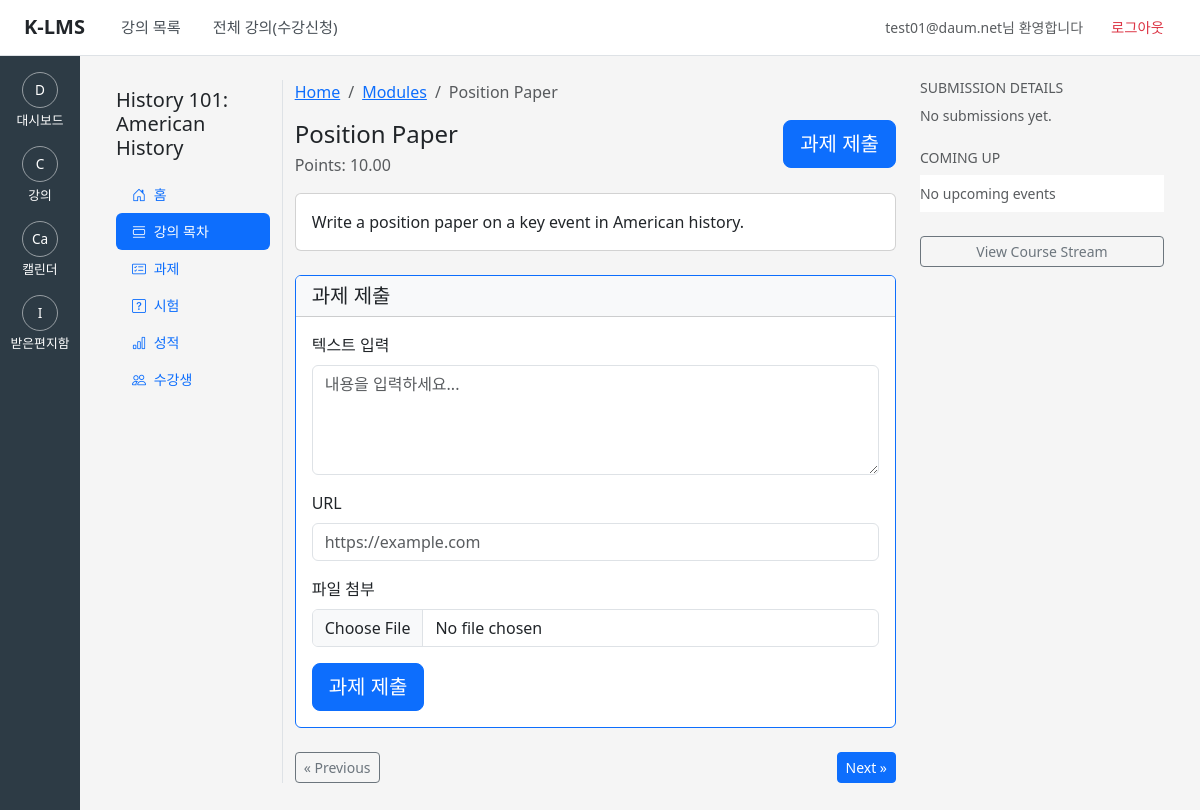
The page /api/core/courses/1/items/2/ (signed in) on the database its author committed.
### core/models.py (models this page shows, shortened)
class User(AbstractUser):
    email = models.EmailField(
        unique=True,
        blank=False,
        null=False,
        help_text="로그인 및 알림에 사용되는 기본 이메일 (시스템 전역 유일)",
    )
    sis_id = models.CharField(
        max_length=64,
        unique=True,
        null=True,
        blank=True,
        help_text="SIS 학번/사번. 없을 수도 있지만, 있으면 유일해야 함.",
    )
    avatar_url = models.URLField(
        max_length=500,
        null=True,
        blank=True,
        help_text="사용자 프로필 사진 URL",
    )
    time_zone = models.CharField(
        max_length=50,
        default="UTC",
        help_text="사용자 선호 타임존 (예: UTC, Asia/Seoul)",
    )
    class Meta:
        verbose_name = "User"
        verbose_name_plural = "Users"

### courses/models.py (models this page shows, shortened)
class Course(models.Model):
    account = models.ForeignKey(
        Account,
        related_name="courses",
        on_delete=models.CASCADE,
        help_text="이 강의가 속한 계정(또는 하위 계정)",
    )
    term = models.ForeignKey(
        Term,
        related_name="courses",
        on_delete=models.PROTECT,
        help_text="이 강의가 열리는 학기",
    )
    name = models.CharField(max_length=255)
    course_code = models.CharField(
        max_length=50,
        help_text="강의 코드(예: CS101, ENG-202 등)",
    )
    is_public = models.BooleanField(
        default=False,
        help_text="공개 강의 여부 (예: 카탈로그에 노출할지 여부)",
    )
    class Meta:
        verbose_name = "Course"
        verbose_name_plural = "Courses"

class Assignment(models.Model):
    course = models.ForeignKey(
        Course,
        related_name="assignments",
        on_delete=models.CASCADE,
        help_text="이 과제가 속한 강의",
    )
    title = models.CharField(max_length=255)
    description = models.TextField(
        help_text="과제 설명 (리치 텍스트 / HTML 등)",
    )
    points_possible = models.DecimalField(
        max_digits=5,
        decimal_places=2,
        help_text="배점 (소수점 둘째 자리까지, 예: 100.00, 10.50)",
    )
    due_at = models.DateTimeField(
        null=True,
        blank=True,
        help_text="마감일",
    )
    unlock_at = models.DateTimeField(
        null=True,
        blank=True,
        help_text="과제를 열어두는 시작 시각",
    )
    lock_at = models.DateTimeField(
        null=True,
        blank=True,
        help_text="과제가 완전히 닫히는 시각",
    )
    submission_types = models.JSONField(
        default=list,
        blank=True,
        help_text=(
            "허용되는 제출 유형 리스트. "
            "예: ['online_text_entry', 'online_upload', 'online_url', "
            "'media_recording', 'none']"
        ),
    )
    grading_type = models.CharField(
        max_length=20,
        choices=GradingType.choices,
        default=GradingType.POINTS,
        help_text="채점 방식 (pass_fail, percent, letter_grade, points)",
    )
    published = models.BooleanField(
        default=False,
        help_text="학생에게 과제가 공개되었는지 여부",
    )
    created_at = models.DateTimeField(auto_now_add=True)
    updated_at = models.DateTimeField(auto_now=True)
    class Meta:
        verbose_name = "Assignment"
        verbose_name_plural = "Assignments"
        ordering = ["course", "due_at", "id"]

### core/views.py (the view)
@login_required
def module_item_detail(request, course_id: int, item_id: int):
    course = get_object_or_404(Course, id=course_id)
    module_item = get_object_or_404(
        ModuleItem, id=item_id, module__course=course
    )
    content = module_item.content_object
    prev_item, next_item = _get_sequence_neighbors(course, module_item)
    latest_submission = None
    if request.user.is_authenticated and isinstance(content, Assignment):
        latest_submission = (
            Submission.objects.filter(assignment=content, user=request.user)
            .order_by("-attempt", "-submitted_at", "-id")
            .first()
        )
    prev_item_url = (
        reverse("module_item_detail", args=[course.id, prev_item.id])
        if prev_item
        else None
    )
    next_item_url = (
        reverse("module_item_detail", args=[course.id, next_item.id])
        if next_item
        else None
    )
    is_teacher = (
        request.user.is_authenticated
        and (
            request.user.is_staff
            or _user_is_teacher_for_course(request.user, course)
        )
    )
    context_base = {
        "course": course,
        "module_item": module_item,
        "prev_item_url": prev_item_url,
        "next_item_url": next_item_url,
        "active_tab": "modules",
        "latest_submission": latest_submission,
        "is_teacher": is_teacher,
    }
    if isinstance(content, Page):
        context = {
            **context_base,
            "page": content,
        }
        template_name = "courses/course_page.html"
    elif isinstance(content, Assignment):
        context = {
            **context_base,
            "assignment": content,
        }
        template_name = "courses/assignment_detail.html"
    else:
        context = {
            **context_base,
            "object": content,
        }
        template_name = "courses/course_page.html"
    return render(request, template_name, context)

### core/views.py (called while the page is built)
def _get_sequence_neighbors(course: Course, current_item: ModuleItem):
    items = list(
        ModuleItem.objects.filter(module__course=course)
        .select_related("module")
        .order_by("module__position", "module_id", "position", "id")
    )
    prev_item = next_item = None
    try:
        index = next(i for i, it in enumerate(items) if it.id == current_item.id)
    except StopIteration:
        return None, None
    if index > 0:
        prev_item = items[index - 1]
    if index < len(items) - 1:
        next_item = items[index + 1]
    return prev_item, next_item

### courses/views.py (called while the page is built)
def _user_is_teacher_for_course(user, course: Course) -> bool:
    if not user.is_authenticated:
        return False
    return Enrollment.objects.filter(
        user=user,
        section__course=course,
        role=Role.TEACHER,
        enrollment_state=EnrollmentState.ACTIVE,
    ).exists()

### templates/courses/assignment_detail.html (shortened to what this page needs)
{% extends "courses/course_base.html" %}
{% block course_breadcrumbs %}
  <nav aria-label="breadcrumb" class="mb-3">
    <ol class="breadcrumb mb-0">
      <li class="breadcrumb-item">
        <a href="{% url 'dashboard' %}">Home</a>
      </li>
      <li class="breadcrumb-item">
        <a href="{% url 'course_detail' course.id %}">Modules</a>
      </li>
      <li class="breadcrumb-item active" aria-current="page">
        {{ assignment.title }}
      </li>
    </ol>
  </nav>
{% endblock %}
{% block course_content %}
  <div class="d-flex justify-content-between align-items-start mb-3">
    <div>
      <h1 class="h4 mb-1">{{ assignment.title }}</h1>
      <p class="text-muted mb-0">
        Points: {{ assignment.points_possible }}
      </p>
    </div>
    <div class="d-flex gap-2">
      {% if is_teacher %}
        <a
          class="btn btn-primary btn-lg"
          href="{% url 'submission_list' assignment.id %}"
        >
          채점하기 (SpeedGrader)
        </a>
      {% else %}
        <a href="#과제제출영역" class="btn btn-primary btn-lg">
          과제 제출
        </a>
      {% endif %}
    </div>
  </div>
  <article class="card mb-4">
    <div class="card-body">
      <div class="assignment-body">
        {{ assignment.description|safe }}
      </div>
    </div>
  </article>
  {% if not is_teacher %}
  <div id="과제제출영역" class="card mb-4 border-primary">
    <div class="card-header bg-light">
      <h2 class="h5 mb-0">과제 제출</h2>
    </div>
    <div class="card-body">
      <form
        method="post"
        enctype="multipart/form-data"
        action="{% url 'submit_assignment' assignment.id %}"
      >
        <div class="mb-3">
          <label for="id_body" class="form-label">텍스트 입력</label>
          <textarea
            id="id_body"
            name="body"
            rows="4"
            class="form-control"
            placeholder="내용을 입력하세요..."
          ></textarea>
        </div>
        <div class="mb-3">
          <label for="id_url" class="form-label">URL</label>
          <input
            type="url"
            id="id_url"
            name="url"
            class="form-control"
            placeholder="https://example.com"
          />
        </div>
        <div class="mb-3">
          <label for="id_attachment" class="form-label">파일 첨부</label>
          <input
            type="file"
            id="id_attachment"
            name="attachment"
            class="form-control"
          />
        </div>
        <button type="submit" class="btn btn-primary btn-lg">
          과제 제출
        </button>
      </form>
    </div>
  </div>
  {% endif %}
  <div class="d-flex justify-content-between mt-4">
    {% if prev_item_url %}
      <a class="btn btn-outline-secondary btn-sm" href="{{ prev_item_url }}">
        &laquo; Previous
      </a>
    {% else %}
      <span></span>
    {% endif %}
    {% if next_item_url %}
      <a class="btn btn-primary btn-sm" href="{{ next_item_url }}">
        Next &raquo;
      </a>
    {% endif %}
  </div>
{% endblock %}
{% block course_sidebar %}
  <div class="mb-4">
    <h6 class="text-uppercase text-muted small mb-2">Submission Details</h6>
    {% if latest_submission %}
      <ul class="list-group list-group-flush small">
        <li class="list-group-item px-0">
          <strong>Status:</strong>
          {{ latest_submission.workflow_state|title }}
        </li>
        <li class="list-group-item px-0">
          <strong>Submitted at:</strong>
          {{ latest_submission.submitted_at }}
        </li>
        {% if latest_submission.body %}
          <li class="list-group-item px-0">
            <strong>Text:</strong>
            <div class="mt-1 text-muted">
              {{ latest_submission.body|truncatechars:120 }}
            </div>
          </li>
        {% endif %}
        {% if latest_submission.url %}
          <li class="list-group-item px-0">
            <strong>URL:</strong>
            <a href="{{ latest_submission.url }}" target="_blank">
              {{ latest_submission.url }}
            </a>
          </li>
        {% endif %}
        {% if latest_submission.attachment %}
          <li class="list-group-item px-0">
            <strong>File:</strong>
            <a href="{{ latest_submission.attachment.url }}" target="_blank">
              {{ latest_submission.attachment.name }}
            </a>
          </li>
        {% endif %}
      </ul>
    {% else %}
      <p class="small text-muted mb-0">
        No submissions yet.
      </p>
    {% endif %}
  </div>
  <div class="mb-4">
    <h6 class="text-uppercase text-muted small mb-2">Coming Up</h6>
    <ul class="list-group list-group-flush small">
      <li class="list-group-item px-0">
        <span class="text-muted">No upcoming events</span>
      </li>
    </ul>
  </div>
  <div class="d-grid">
    <button class="btn btn-outline-secondary btn-sm" type="button">
      View Course Stream
    </button>
  </div>
{% endblock %}

### templates/courses/course_base.html (shortened to what this page needs)
{% extends "base.html" %}
{% block content %}
  <div class="container-fluid">
    <div class="row">
      <nav class="col-md-2 col-lg-2 mb-4 border-end">
        <h5 class="mt-2 mb-3">{{ course.name }}</h5>
        <ul class="nav nav-pills flex-column small">
          <li class="nav-item">
            <a
              class="nav-link {% if active_tab == 'home' %}active{% endif %}"
              href="{% url 'course_detail' course.id %}"
            >
              <i class="bi bi-house-door me-1"></i> 홈
            </a>
          </li>
          <li class="nav-item">
            <a
              class="nav-link {% if active_tab == 'modules' %}active{% endif %}"
              href="{% url 'video_list' course.id %}"
            >
              <i class="bi bi-view-list me-1"></i> 강의 목차
            </a>
          </li>
          <li class="nav-item">
            <a
              class="nav-link {% if active_tab == 'assignments' %}active{% endif %}"
              href="#"
              onclick="alert('과제 목록 페이지는 개발 중입니다.'); return false;"
            >
              <i class="bi bi-card-checklist me-1"></i> 과제
            </a>
          </li>
          <li class="nav-item">
            <a
              class="nav-link {% if active_tab == 'quizzes' %}active{% endif %}"
              href="#"
              onclick="alert('퀴즈 목록은 개발 중입니다.'); return false;"
            >
              <i class="bi bi-question-square me-1"></i> 시험
            </a>
          </li>
          <li class="nav-item">
            <a
              class="nav-link {% if active_tab == 'grades' %}active{% endif %}"
              href="#"
              onclick="alert('성적부 페이지는 개발 중입니다.'); return false;"
            >
              <i class="bi bi-bar-chart me-1"></i> 성적
            </a>
          </li>
          <li class="nav-item">
            <a
              class="nav-link {% if active_tab == 'people' %}active{% endif %}"
              href="#"
              onclick="alert('수강생 목록은 개발 중입니다.'); return false;"
            >
              <i class="bi bi-people me-1"></i> 수강생
            </a>
          </li>
        </ul>
      </nav>
      <section class="col-md-7 col-lg-7 mb-4">
        {% block course_breadcrumbs %}{% endblock %}
        {% block course_content %}{% endblock %}
      </section>
      <aside class="col-md-3 col-lg-3">
        {% block course_sidebar %}{% endblock %}
      </aside>
    </div>
  </div>
{% endblock %}

### templates/base.html (shortened to what this page needs)
<!DOCTYPE html>
<html lang="ko">
  <head>
    <link
      href="https://cdn.jsdelivr.net/npm/bootstrap@5.3.3/dist/css/bootstrap.min.css"
      rel="stylesheet"
    />
    <link
      rel="stylesheet"
      href="https://cdn.jsdelivr.net/npm/bootstrap-icons@1.11.3/font/bootstrap-icons.css"
    />
  </head>
  <body>
    <header class="top-header">
      <div class="top-header-left">
        <a href="{% url 'dashboard' %}" class="top-header-logo">
          K-LMS
        </a>
        <nav class="top-header-nav">
          <a href="{% url 'dashboard' %}">강의 목록</a>
          <a href="{% url 'course_catalog' %}">전체 강의(수강신청)</a>
        </nav>
      </div>
      <div class="top-header-right">
        {% if user.is_authenticated %}
          <span class="text-muted small me-1">
            {{ user.username }}님 환영합니다
          </span>
          <form method="post" action="{% url 'logout' %}" class="d-inline mb-0">
            <button type="submit" class="btn-logout">
              로그아웃
            </button>
          </form>
        {% endif %}
      </div>
    </header>
    <nav class="canvas-sidebar">
      <a href="{% url 'dashboard' %}">
        <div class="icon-circle">D</div>
        <div>대시보드</div>
      </a>
      <a href="#">
        <div class="icon-circle">C</div>
        <div>강의</div>
      </a>
      <a href="#">
        <div class="icon-circle">Ca</div>
        <div>캘린더</div>
      </a>
      <a href="#">
        <div class="icon-circle">I</div>
        <div>받은편지함</div>
      </a>
    </nav>
    <main class="canvas-content">
      {% block content %}{% endblock %}
    </main>
  </body>
</html>

### templates/base.html (style rules this page uses)
body { margin: 0; padding: 0; }
.top-header { position: fixed; top: 0; left: 0; right: 0; height: 56px; background-color: #ffffff; border-bottom: 1px solid #dee2e6; display: flex; align-items: center; justify-content: space-between; padding: 0 1.5rem; z-index: 1100; }
.top-header-left { display: flex; align-items: center; gap: 1.5rem; }
.top-header-logo { font-weight: 700; font-size: 1.25rem; color: #212529; text-decoration: none; }
.top-header-nav { display: flex; align-items: center; gap: 0.5rem; }
.top-header-nav a { color: #495057; text-decoration: none; font-size: 0.95rem; padding: 0.35rem 0.75rem; border-radius: 0.25rem; }
.top-header-right { display: flex; align-items: center; gap: 0.75rem; }
.top-header .btn-logout { color: #dc3545; background: none; border: none; padding: 0.35rem 0.75rem; font-size: 0.9rem; cursor: pointer; }
.canvas-sidebar { position: fixed; left: 0; top: 56px; bottom: 0; width: 80px; background-color: #2d3b45; color: #ffffff; display: flex; flex-direction: column; align-items: center; padding-top: 1rem; z-index: 1000; }
.canvas-sidebar a { color: #ffffff; text-decoration: none; font-size: 0.8rem; text-align: center; margin-bottom: 1rem; }
.canvas-sidebar .icon-circle { width: 36px; height: 36px; border-radius: 50%; border: 1px solid rgba(255, 255, 255, 0.5); display: flex; align-items: center; justify-content: center; margin: 0 auto 0.2rem; font-size: 0.85rem; }
.canvas-content { margin-left: 80px; margin-top: 56px; padding: 1.5rem; min-height: calc(100vh - 56px); background-color: #f5f5f5; }

### rows shown on the page
User: username "test01@daum.net"
Course: name "History 101: American History"
Assignment: title "Position Paper", points_possible "10.00", description "Write a position paper on a key event in American history."
